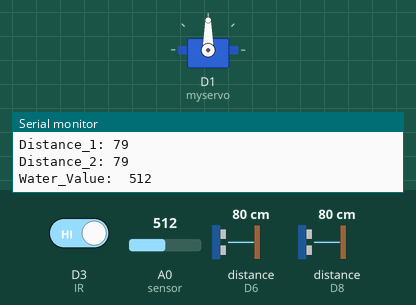
Simulated run of this sketch. Board: ESP8266 (NodeMCU). Shown: servo, the last lines printed to the serial monitor. Wiring (inferred from the names in the program): 2 × ultrasonic range finder: trigger D7, echo D8 / trigger D5, echo D6. The inputs (shaded band) are chosen by the test bench; at power-on: D3 (IR) HIGH, A0 (sensor) = 512, distance to the obstacle (sensors on D6, D8) 80 cm. The echo pulse lasts 58.3 µs per cm; WiFi joins after 1.5 s; servers stay silent unless stated.

Above: at 3.3 s.
3.4 s: D3 (IR) driven LOW
At 7.1 s:
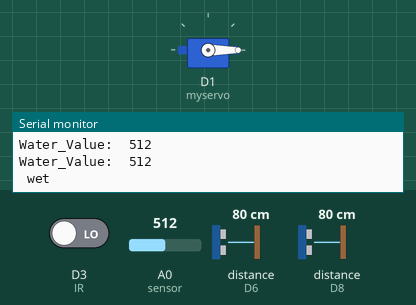
9.9 s: D3 (IR) driven HIGH
At 10.7 s:
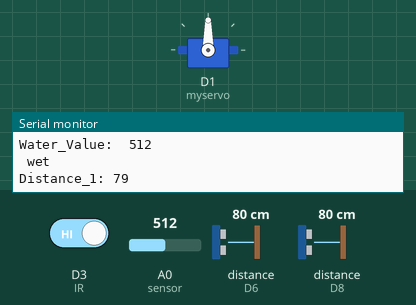
Timing chart, 0 to 12.9 s (numbered marks = the images above; inputs shaded):
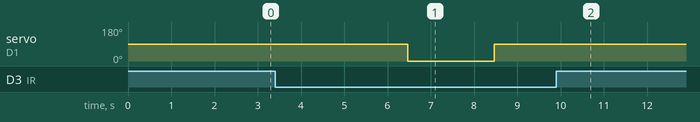

The sketch:

wasteservo.ino
```cpp
#include <ESP8266WiFi.h>
#include <Servo.h>
const int IR       = D3;                           // output from IR sensor
const int trigPin1 = D5;                           // Trigger to Ultrasonic sensor in bin 1
const int echoPin1 = D6;                           // Echo from Ultrasonic sensor in bin 1
const int trigPin2 = D7;                           // Trigger to Ultrasonic sensor in bin 2
const int echoPin2 = D8;                           // Echo from Ultrasonic sensor in bin 2
Servo myservo;
long duration1,duration2;
int distance1,distance2;

WiFiClient client;
WiFiServer server(80);
const char* MY_SSID = "MY_SSID";                   // WIFI network ID
const char* MY_PWD = "MY_PWD";                     // password of your wifi network
const char* TS_SERVER = "api.thingspeak.com";
String TS_API_KEY ="XXXXXXXXXXXXXXXX";             // API key of your channel from thingspeak

void connectWifi()
{
  Serial.print("Connecting to "+ *MY_SSID);
  WiFi.begin(MY_SSID, MY_PWD);
  while (WiFi.status() != WL_CONNECTED)
  {
    delay(1000);
    Serial.print(".");
  }
  Serial.println("");
  Serial.println("WiFi Connected");
  Serial.println("");
  server.begin();
  Serial.println("Server started");
  Serial.print("Use this URL to connect: ");
  Serial.print("http://");
  Serial.print(WiFi.localIP());
  Serial.println("/");
}

void sendDataTS(void)
{
  int water_value = analogRead(A0);                    //reading value from moisture sensor
  Serial.print("Water_Value:  ");
  Serial.println(water_value);
  if(digitalRead(IR)==LOW && water_value>=1024)        //checking values of moisture and IR sensors. Condition for dry waste.
  {
    myservo.write(180);
    Serial.println(" dry ");
    delay(2000);
    myservo.write(90);
    delay(2000);
  }
  else if(digitalRead(IR)==LOW && water_value<1024)    //condition for wet waste.
  {
   myservo.write(0);
   Serial.println(" wet ");
   delay(2000);
   myservo.write(90);
   delay(2000);
  }
  digitalWrite(trigPin1, LOW);
  delayMicroseconds(2);
  digitalWrite(trigPin1, HIGH);
  delayMicroseconds(10);
  digitalWrite(trigPin1, LOW);
  duration1 = pulseIn(echoPin1, HIGH);
  distance1 = duration1*0.034/2;                      // indicator of space left in bin 1
  Serial.print("Distance_1: ");
  Serial.println(distance1);
  delay(1000);
  digitalWrite(trigPin2, LOW);
  delayMicroseconds(2);
  digitalWrite(trigPin2, HIGH);
  delayMicroseconds(10);
  digitalWrite(trigPin2, LOW);
  duration2 = pulseIn(echoPin2, HIGH);
  distance2 = duration2*0.034/2;
  Serial.print("Distance_2: ");                       // indicator of space left in bin 2
  Serial.println(distance2);
  Serial.print("Water_Value:  ");
  Serial.println(water_value);

 if (client.connect(TS_SERVER, 80))
 {
          String postStr = TS_API_KEY;
          postStr += "&field1=";
          postStr += String(distance1);
          postStr += "&field2=";
          postStr += String(distance2);
          postStr += "\r\n\r\n";
          client.print("POST /update HTTP/1.1\n");
          client.print("Host: api.thingspeak.com\n");
          client.print("Connection: close\n");
          client.print("X-THINGSPEAKAPIKEY: " + TS_API_KEY + "\n");
          client.print("Content-Type: application/x-www-form-urlencoded\n");
          client.print("Content-Length: ");
          client.print(postStr.length());
          client.print("\n\n");
          client.print(postStr);
          delay(100);
}
client.stop();
}


void setup()
{
  Serial.begin(9600);
  myservo.attach(D1);                                   //attaches servopin to D1 of nodemcu
  myservo.write(90);
  delay(100);
  connectWifi();
  myservo.attach(D1);
  pinMode(trigPin1, OUTPUT);                           // Sets the trigPin as Output
  pinMode(echoPin1, INPUT);                            // Sets the echoPin as Input
  pinMode(trigPin2, OUTPUT);                           // Sets the trigPin as Output
  pinMode(echoPin2, INPUT);                            // Sets the echoPin as Input
  pinMode(IR,INPUT);                                   // Sets the IR pin as Output
}


void loop()
{
 sendDataTS();
 delay(3000);
}
```

Measured:
- after the input at 3.4 s, servo on D1 (myservo): 90° → 0° after 3.1 s, → 90° 2.0 s later
- after the input at 9.9 s, servo on D1 (myservo): stays 90° (without the input it goes to 0° after 4.9 s)
